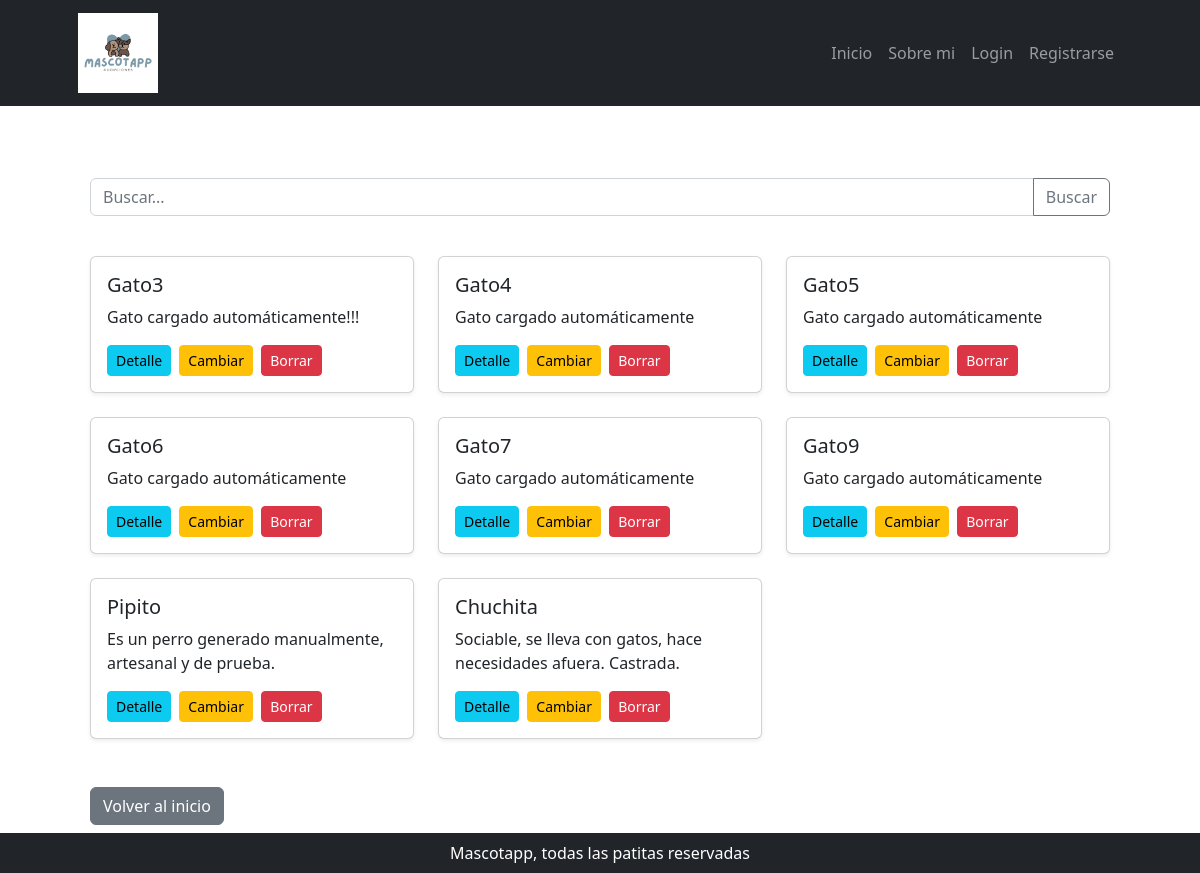
The page /mascota/lista/ on the database as committed earlier.
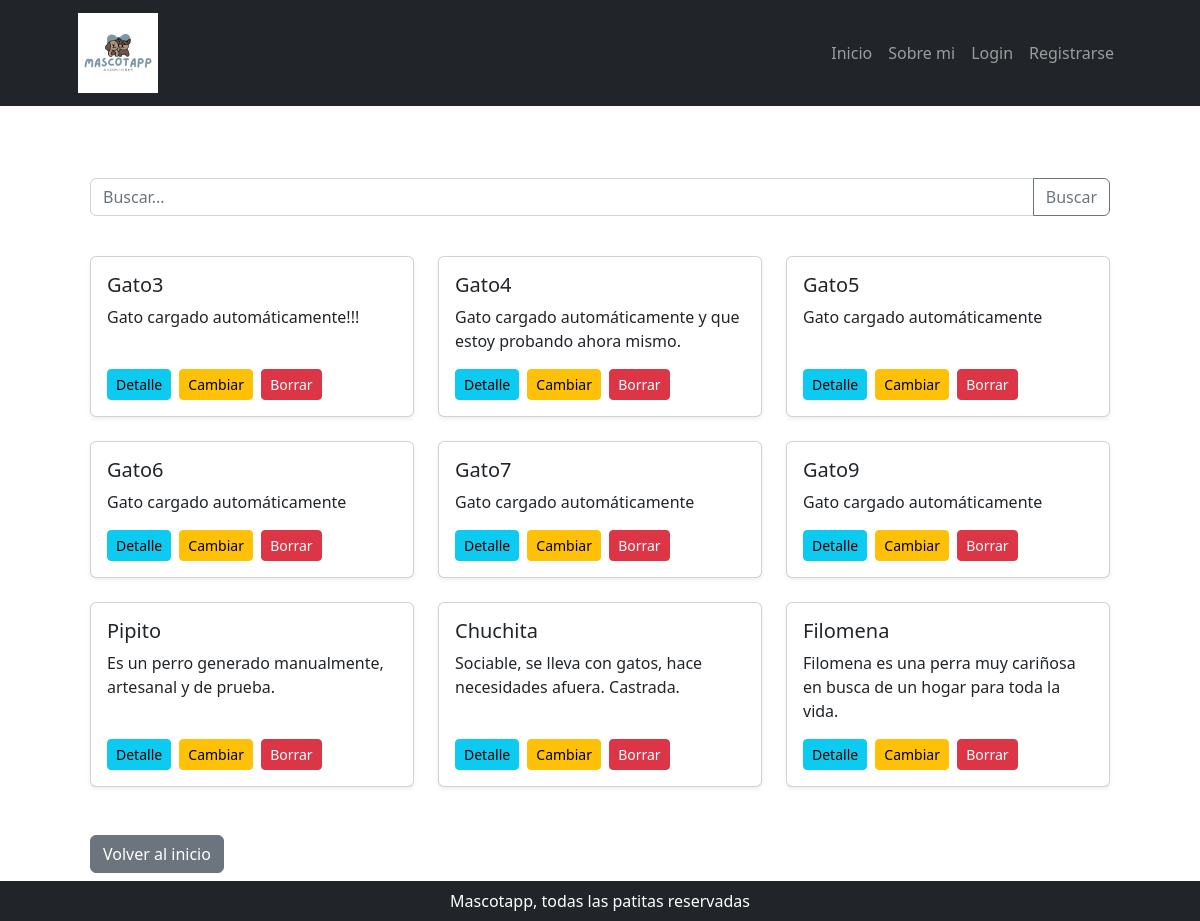
The same page on the database as committed later.
### mascota/models.py (models this page shows, shortened)
class Mascota(models.Model):
    categoria_id = models.ForeignKey(
        MascotaCategoria, null = True, blank = True, on_delete = models.SET_NULL, verbose_name = "categoría de mascota"
    )
    adoptada            = models.BooleanField(default=False)
    nombre              = models.CharField(max_length=100)
    especie             = models.CharField(max_length=100)
    tamano              = models.CharField(max_length=100)
    edad                = models.IntegerField()
    descripcion         = models.TextField(null=True, blank=True, verbose_name="descripción")
    fecha_actualizacion = models.DateField(
        null = True, blank = True, default = timezone.now, editable = False, verbose_name = "fecha de actualización"
    )
    class Meta:
        verbose_name = "mascota"
        verbose_name_plural = "mascotas"

### mascota/views.py (the view)
# urls.py: path("lista/", MascotaList.as_view(), name="mascota_list"),
class MascotaList(ListView):
    model = Mascota
    template_name = 'mascota/mascota_list.html'
    context_object_name = 'mascotas'
    def get_queryset(self):
        QuerySet = super().get_queryset()
        nombre = self.request.GET.get('consulta', None)
        if nombre:
            QuerySet = QuerySet.filter(nombre__icontains = nombre)
        return QuerySet

### mascota/templates/mascota/mascota_list.html (shortened to what this page needs)
{% extends 'core/base.html' %}
{% load static %}
{% block contenido %}
<section class="container my-5">
    <section class="py-4">
        <form class="input-group mb-3" action="{% url 'mascota:mascota_list' %}" method="get">
            <input type="text" class="form-control" name="consulta" placeholder="Buscar..." aria-label="Buscar">
            <button class="btn btn-outline-secondary" type="submit" id="button-addon2">Buscar</button>
        </form>
    </section>
    {% if not object_list %}
        <p>No tenemos mascotas en adopción actualmente! 🥳</p>
    {% else %}
        <div class="row">
            {% for mascota in object_list %}
                <div class="col-md-4 mb-4">
                    <div class="card h-100 shadow-sm">
                        <div class="card-body d-flex flex-column">
                            <h5 class="card-title">{{ mascota.nombre }}</h5>
                            <p class="card-text">{{ mascota.descripcion|truncatewords:20 }}</p>
                            <div class="mt-auto">
                                <a href="{% url 'mascota:detalle_mascota' mascota.id %}" class="btn btn-info btn-sm me-1">Detalle</a>
                                <a href="{% url 'mascota:actualizar_mascota' mascota.id %}" class="btn btn-warning btn-sm me-1">Cambiar</a>
                                <a href="{% url 'mascota:mascota_confirm_delete' mascota.id %}" class="btn btn-danger btn-sm">Borrar</a>
                            </div>
                        </div>
                    </div>
                </div>
            {% endfor %}
        </div>
    {% endif %}
    <section class="mt-4">
        <a class="btn btn-secondary" href="{% url 'core:home' %}" role="button">Volver al inicio</a>
    </section>
</section>
{% endblock contenido %}

Rows that differ between the two databases and show on the page:
changed Mascota "Gato4": descripcion "Gato cargado automáticamente" → "Gato cargado automáticamente y que estoy probando ahora mismo."
added Mascota: nombre "Filomena", descripcion "Filomena es una perra muy cariñosa en busca de un hogar para toda la vida."
